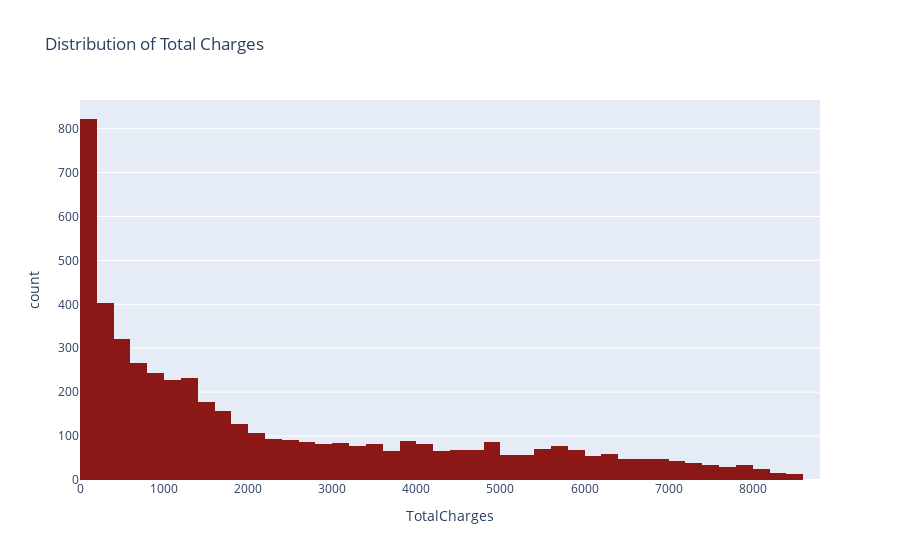

The code cell stored with this chart in its notebook:
### Code cell
# Plot histogram of the Total Charges Column
fig = px.histogram(comb_data, x='TotalCharges', title='Distribution of Total Charges', color_discrete_sequence= ['#8C1717'])

# Show plot
fig.show()

### Figure 1 — Plotly figure (JSON) as saved in the notebook; plotly's stock layout.template omitted (floating-point values rounded to 4 significant figures; data arrays with more than 128 entries replaced by an {"elided": "..."} marker saying what was removed)
{"data": [{"alignmentgroup": "True", "bingroup": "x", "hovertemplate": "TotalCharges=%{x}<br>count=%{y}<extra></extra>", "legendgroup": "", "marker": {"color": "#8C1717", "pattern": {"shape": ""}}, "name": "", "offsetgroup": "", "orientation": "v", "showlegend": false, "type": "histogram", "x": {"elided": "5043 float values"}, "xaxis": "x", "yaxis": "y"}], "layout": {"barmode": "relative", "legend": {"tracegroupgap": 0}, "title": {"text": "Distribution of Total Charges"}, "xaxis": {"anchor": "y", "domain": [0, 1], "title": {"text": "TotalCharges"}}, "yaxis": {"anchor": "x", "domain": [0, 1], "title": {"text": "count"}}}}
